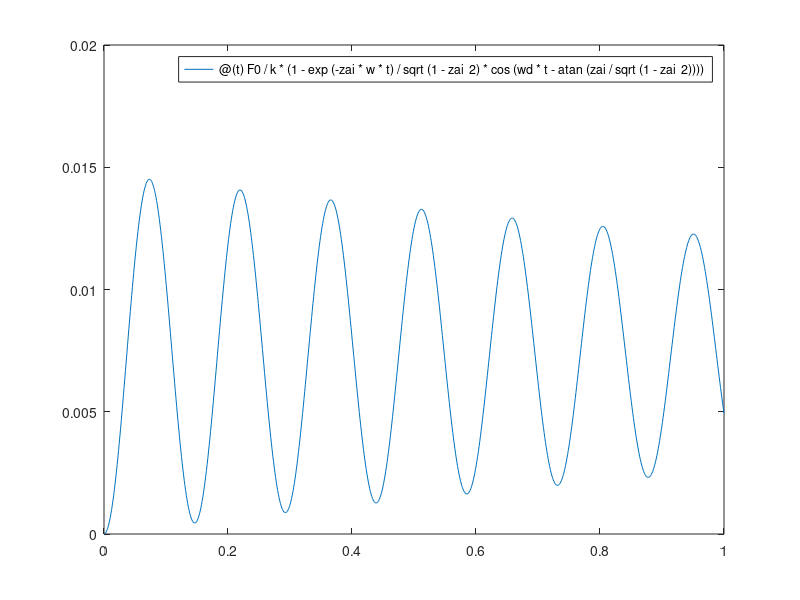

MATLAB code to generate this figure:
close all
clear all
clc

F0 = 0.294; %amplitude of forcing
phi = 0; %phase
x = linspace(0,0.00001);   % time scale
k = 39.9; %spring constant in N/m
m = 0.021625; %mass in kg
w = sqrt(k/m); %natural freq in rad/s
zai = 0.01;
c = zai*2*sqrt(m*k); %damping in Nms
wd = w*sqrt(1-zai^2);

x0=0; %initial condition position
v0=0; %initial condition velocity



ft = @(t) F0/k*(1-exp(-zai*w*t)/sqrt(1-zai^2)*cos(wd*t-atan(zai/sqrt(1-zai^2))));
fplot(ft, [0,1])

